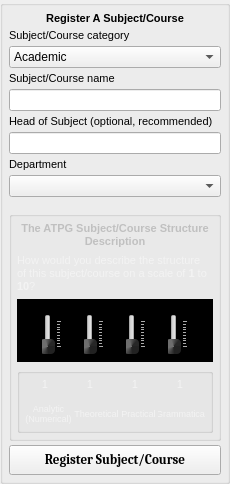
                      <widget class="QGroupBox" name="reg_subject">
                       <property name="sizePolicy">
                        <sizepolicy hsizetype="Preferred" vsizetype="Preferred">
                         <horstretch>0</horstretch>
                         <verstretch>0</verstretch>
                        </sizepolicy>
                       </property>
                       <property name="minimumSize">
                        <size>
                         <width>230</width>
                         <height>0</height>
                        </size>
                       </property>
                       <property name="maximumSize">
                        <size>
                         <width>230</width>
                         <height>16777215</height>
                        </size>
                       </property>
                       <property name="styleSheet">
                        <string notr="true">QLabel{
	font-size:8pt;
}</string>
                       </property>
                       <property name="title">
                        <string/>
                       </property>
                       <property name="alignment">
                        <set>Qt::AlignCenter</set>
                       </property>
                       <layout class="QVBoxLayout" name="verticalLayout_4" stretch="0,0,0,0,0,0,0,0,0,0,0,0">
                        <property name="spacing">
                         <number>4</number>
                        </property>
                        <property name="leftMargin">
                         <number>6</number>
                        </property>
                        <property name="topMargin">
                         <number>6</number>
                        </property>
                        <property name="rightMargin">
                         <number>6</number>
                        </property>
                        <property name="bottomMargin">
                         <number>6</number>
                        </property>
                        <item>
                         <widget class="QLabel" name="label_72">
                          <property name="font">
                           <font>
                            <pointsize>8</pointsize>
                            <weight>75</weight>
                            <bold>true</bold>
                           </font>
                          </property>
                          <property name="styleSheet">
                           <string notr="true"/>
                          </property>
                          <property name="text">
                           <string>Register A Subject/Course</string>
                          </property>
                          <property name="alignment">
                           <set>Qt::AlignCenter</set>
                          </property>
                         </widget>
                        </item>
                        <item>
                         <widget class="QLabel" name="label_13">
                          <property name="text">
                           <string>Subject/Course category</string>
                          </property>
                         </widget>
                        </item>
                        <item>
                         <widget class="QComboBox" name="acad_combobox">
                          <item>
                           <property name="text">
                            <string>Academic</string>
                           </property>
                          </item>
                          <item>
                           <property name="text">
                            <string>Non-academic</string>
                           </property>
                          </item>
                         </widget>
                        </item>
                        <item>
                         <widget class="QLabel" name="label_9">
                          <property name="text">
                           <string>Subject/Course name</string>
                          </property>
                         </widget>
                        </item>
                        <item>
                         <widget class="QLineEdit" name="course_name_lineedit"/>
                        </item>
                        <item>
                         <widget class="QLabel" name="label_12">
                          <property name="text">
                           <string>Head of Subject (optional, recommended)</string>
                          </property>
                          <property name="wordWrap">
                           <bool>true</bool>
                          </property>
                         </widget>
                        </item>
                        <item>
                         <widget class="QLineEdit" name="hos_lineedit">
                          <property name="inputMask">
                           <string/>
                          </property>
                         </widget>
                        </item>
                        <item>
                         <widget class="QLabel" name="label_57">
                          <property name="text">
                           <string>Department</string>
                          </property>
                         </widget>
                        </item>
                        <item>
                         <widget class="QComboBox" name="department_combobox"/>
                        </item>
                        <item>
                         <spacer name="verticalSpacer_6">
                          <property name="orientation">
                           <enum>Qt::Vertical</enum>
                          </property>
                          <property name="sizeType">
                           <enum>QSizePolicy::Fixed</enum>
                          </property>
                          <property name="sizeHint" stdset="0">
                           <size>
                            <width>20</width>
                            <height>10</height>
                           </size>
                          </property>
                         </spacer>
                        </item>
                        <item>
                         <widget class="QGroupBox" name="atpg_wrapper">
                          <property name="minimumSize">
                           <size>
                            <width>212</width>
                            <height>230</height>
                           </size>
                          </property>
                          <property name="maximumSize">
                           <size>
                            <width>212</width>
                            <height>230</height>
                           </size>
                          </property>
                          <property name="font">
                           <font>
                            <weight>75</weight>
                            <bold>true</bold>
                           </font>
                          </property>
                          <property name="styleSheet">
                           <string notr="true">QGroupBox[objectName=&quot;atpg_wrapper&quot;]{
	background:#0b0b0b;
	padding:4px;
	border-radius:3px;
}

QLabel{
	color:#f3f3f3;
}</string>
                          </property>
                          <property name="title">
                           <string/>
                          </property>
                          <property name="alignment">
                           <set>Qt::AlignCenter</set>
                          </property>
                          <layout class="QVBoxLayout" name="verticalLayout_9">
                           <property name="leftMargin">
                            <number>5</number>
                           </property>
                           <property name="topMargin">
                            <number>5</number>
                           </property>
                           <property name="rightMargin">
                            <number>5</number>
                           </property>
                           <property name="bottomMargin">
                            <number>5</number>
                           </property>
                           <item>
                            <widget class="QLabel" name="label_86">
                             <property name="font">
                              <font>
                               <pointsize>8</pointsize>
                               <weight>75</weight>
                               <bold>true</bold>
                              </font>
                             </property>
                             <property name="styleSheet">
                              <string notr="true">QLabel{
	font-weight:bold;
	color:#c0c0c0;
}</string>
                             </property>
                             <property name="text">
                              <string>The ATPG Subject/Course Structure Description</string>
                             </property>
                             <property name="alignment">
                              <set>Qt::AlignCenter</set>
                             </property>
                             <property name="wordWrap">
                              <bool>true</bool>
                             </property>
                            </widget>
                           </item>
                           <item>
                            <widget class="QLabel" name="label_6">
                             <property name="text">
                              <string>&lt;html&gt;&lt;head/&gt;&lt;body&gt;&lt;p&gt;How would you describe the structure of this subject/course on a scale of&lt;span style=&quot; font-weight:600;&quot;&gt; 1&lt;/span&gt; to&lt;span style=&quot; font-weight:600;&quot;&gt; 10&lt;/span&gt;?&lt;/p&gt;&lt;/body&gt;&lt;/html&gt;</string>
                             </property>
                             <property name="wordWrap">
                              <bool>true</bool>
                             </property>
                            </widget>
                           </item>
                           <item>
                            <widget class="QGroupBox" name="ATPG_v_sliders_gbox">
                             <property name="styleSheet">
                              <string notr="true">QGroupBox{
	background:#000;
	border: none;
}

/*
QSlider::add-page:vertical{
	background:#750000;
}
*/

QSlider::handle:vertical{
	background:qconicalgradient(cx:0.5, cy:0.5, angle:0, stop:0.130682 rgba(39, 39, 39, 255), stop:0.306818 rgba(109, 109, 109, 255), stop:0.534091 rgba(111, 111, 111, 255), stop:0.772727 rgba(34, 34, 34, 255));
	border-radius:4px;
}

/*
QSlider::sub-page:vertical{
	background:brown;
}

QSlider::groove:vertical{
	background:blue;
}
*/
</string>
                             </property>
                             <property name="title">
                              <string/>
                             </property>
                             <property name="alignment">
                              <set>Qt::AlignCenter</set>
                             </property>
                             <layout class="QHBoxLayout" name="horizontalLayout_16">
                              <property name="spacing">
                               <number>0</number>
                              </property>
                              <property name="leftMargin">
                               <number>0</number>
                              </property>
                              <property name="rightMargin">
                               <number>0</number>
                              </property>
                              <property name="bottomMargin">
                               <number>5</number>
                              </property>
                              <item>
                               <widget class="QSlider" name="analytic_slider">
                                <property name="minimum">
                                 <number>1</number>
                                </property>
                                <property name="maximum">
                                 <number>10</number>
                                </property>
                                <property name="pageStep">
                                 <number>1</number>
                                </property>
                                <property name="orientation">
                                 <enum>Qt::Vertical</enum>
                                </property>
                                <property name="invertedAppearance">
                                 <bool>false</bool>
                                </property>
                                <property name="invertedControls">
                                 <bool>false</bool>
                                </property>
                                <property name="tickPosition">
                                 <enum>QSlider::TicksBelow</enum>
                                </property>
                                <property name="tickInterval">
                                 <number>1</number>
                                </property>
                               </widget>
                              </item>
                              <item>
                               <widget class="QSlider" name="theoretical_slider">
                                <property name="minimum">
                                 <number>1</number>
                                </property>
                                <property name="maximum">
                                 <number>10</number>
                                </property>
                                <property name="pageStep">
                                 <number>1</number>
                                </property>
                                <property name="orientation">
                                 <enum>Qt::Vertical</enum>
                                </property>
                                <property name="invertedAppearance">
                                 <bool>false</bool>
                                </property>
                                <property name="invertedControls">
                                 <bool>false</bool>
                                </property>
                                <property name="tickPosition">
                                 <enum>QSlider::TicksBelow</enum>
                                </property>
                                <property name="tickInterval">
                                 <number>1</number>
                                </property>
                               </widget>
                              </item>
                              <item>
                               <widget class="QSlider" name="practical_slider">
                                <property name="minimum">
                                 <number>1</number>
                                </property>
                                <property name="maximum">
                                 <number>10</number>
                                </property>
                                <property name="pageStep">
                                 <number>1</number>
                                </property>
                                <property name="orientation">
                                 <enum>Qt::Vertical</enum>
                                </property>
                                <property name="invertedAppearance">
                                 <bool>false</bool>
                                </property>
                                <property name="invertedControls">
                                 <bool>false</bool>
                                </property>
                                <property name="tickPosition">
                                 <enum>QSlider::TicksBelow</enum>
                                </property>
                                <property name="tickInterval">
                                 <number>1</number>
                                </property>
                               </widget>
                              </item>
                              <item>
                               <widget class="QSlider" name="grammatical_slider">
                                <property name="minimum">
                                 <number>1</number>
                                </property>
                                <property name="maximum">
                                 <number>10</number>
                                </property>
                                <property name="pageStep">
                                 <number>1</number>
                                </property>
                                <property name="orientation">
                                 <enum>Qt::Vertical</enum>
                                </property>
                                <property name="invertedAppearance">
                                 <bool>false</bool>
                                </property>
                                <property name="invertedControls">
                                 <bool>false</bool>
                                </property>
                                <property name="tickPosition">
                                 <enum>QSlider::TicksBelow</enum>
                                </property>
                                <property name="tickInterval">
                                 <number>1</number>
                                </property>
                               </widget>
                              </item>
                             </layout>
                            </widget>
                           </item>
                           <item>
                            <widget class="QGroupBox" name="ATPGslider_etal">
                             <property name="styleSheet">
                              <string notr="true">QGroupBox[objectName=&quot;ATPGslider_etal&quot;]
{
border:none;
border-top:1px solid #c5c5c5;
}</string>
                             </property>
                             <property name="title">
                              <string/>
                             </property>
                             <layout class="QVBoxLayout" name="verticalLayout_17">
                              <property name="spacing">
                               <number>1</number>
                              </property>
                              <property name="leftMargin">
                               <number>2</number>
                              </property>
                              <property name="topMargin">
                               <number>2</number>
                              </property>
                              <property name="rightMargin">
                               <number>2</number>
                              </property>
                              <property name="bottomMargin">
                               <number>2</number>
                              </property>
                              <item>
                               <widget class="QGroupBox" name="v_slider_values_gbox">
                                <property name="minimumSize">
                                 <size>
                                  <width>0</width>
                                  <height>20</height>
                                 </size>
                                </property>
                                <property name="styleSheet">
                                 <string notr="true">QGroupBox{
	border:none;
}</string>
                                </property>
                                <property name="title">
                                 <string/>
                                </property>
                                <widget class="QLabel" name="Analytic_val">
                                 <property name="geometry">
                                  <rect>
                                   <x>15</x>
                                   <y>0</y>
                                   <width>16</width>
                                   <height>16</height>
                                  </rect>
                                 </property>
                                 <property name="text">
                                  <string>1</string>
                                 </property>
                                 <property name="alignment">
                                  <set>Qt::AlignCenter</set>
                                 </property>
                                </widget>
                                <widget class="QLabel" name="Theoretical_val">
                                 <property name="geometry">
                                  <rect>
                                   <x>60</x>
                                   <y>0</y>
                                   <width>16</width>
                                   <height>16</height>
                                  </rect>
                                 </property>
                                 <property name="text">
                                  <string>1</string>
                                 </property>
                                 <property name="alignment">
                                  <set>Qt::AlignCenter</set>
                                 </property>
                                </widget>
                                <widget class="QLabel" name="Practical_val">
                                 <property name="geometry">
                                  <rect>
                                   <x>105</x>
                                   <y>0</y>
                                   <width>16</width>
                                   <height>16</height>
                                  </rect>
                                 </property>
                                 <property name="text">
                                  <string>1</string>
                                 </property>
                                 <property name="alignment">
                                  <set>Qt::AlignCenter</set>
                                 </property>
                                </widget>
                                <widget class="QLabel" name="Grammatical_val">
                                 <property name="geometry">
                                  <rect>
                                   <x>150</x>
                                   <y>0</y>
                                   <width>16</width>
                                   <height>16</height>
                                  </rect>
                                 </property>
                                 <property name="text">
                                  <string>1</string>
                                 </property>
                                 <property name="alignment">
                                  <set>Qt::AlignCenter</set>
                                 </property>
                                </widget>
                               </widget>
                              </item>
                              <item>
                               <widget class="QGroupBox" name="v_slider_labels_gbox">
                                <property name="font">
                                 <font>
                                  <pointsize>6</pointsize>
                                 </font>
                                </property>
                                <property name="styleSheet">
                                 <string notr="true">QGroupBox{
	border:none;
}

QLabel{
	font-size:9px;
}</string>
                                </property>
                                <property name="title">
                                 <string/>
                                </property>
                                <layout class="QHBoxLayout" name="horizontalLayout_17">
                                 <property name="spacing">
                                  <number>2</number>
                                 </property>
                                 <property name="leftMargin">
                                  <number>0</number>
                                 </property>
                                 <property name="topMargin">
                                  <number>0</number>
                                 </property>
                                 <property name="rightMargin">
                                  <number>0</number>
                                 </property>
                                 <property name="bottomMargin">
                                  <number>1</number>
                                 </property>
                                 <item>
                                  <widget class="QLabel" name="label_17">
                                   <property name="text">
                                    <string>Analytic
(Numerical)</string>
                                   </property>
                                   <property name="alignment">
                                    <set>Qt::AlignCenter</set>
                                   </property>
                                  </widget>
                                 </item>
                                 <item>
                                  <widget class="QLabel" name="label_48">
                                   <property name="text">
                                    <string>Theoretical</string>
                                   </property>
                                   <property name="alignment">
                                    <set>Qt::AlignCenter</set>
                                   </property>
                                  </widget>
                                 </item>
                                 <item>
                                  <widget class="QLabel" name="label_49">
                                   <property name="text">
                                    <string>Practical</string>
                                   </property>
                                   <property name="alignment">
                                    <set>Qt::AlignCenter</set>
                                   </property>
                                  </widget>
                                 </item>
                                 <item>
                                  <widget class="QLabel" name="label_47">
                                   <property name="text">
                                    <string>Grammatical</string>
                                   </property>
                                   <property name="alignment">
                                    <set>Qt::AlignCenter</set>
                                   </property>
                                  </widget>
                                 </item>
                                </layout>
                               </widget>
                              </item>
                             </layout>
                            </widget>
                           </item>
                          </layout>
                         </widget>
                        </item>
                        <item>
                         <widget class="QPushButton" name="register_subj_btn">
                          <property name="minimumSize">
                           <size>
                            <width>0</width>
                            <height>30</height>
                           </size>
                          </property>
                          <property name="maximumSize">
                           <size>
                            <width>16777215</width>
                            <height>30</height>
                           </size>
                          </property>
                          <property name="font">
                           <font>
                            <family>Cambria</family>
                            <pointsize>10</pointsize>
                            <weight>75</weight>
                            <italic>false</italic>
                            <bold>true</bold>
                            <kerning>true</kerning>
                           </font>
                          </property>
                          <property name="text">
                           <string>Register Subject/Course</string>
                          </property>
                         </widget>
                        </item>
                       </layout>
                      </widget>
